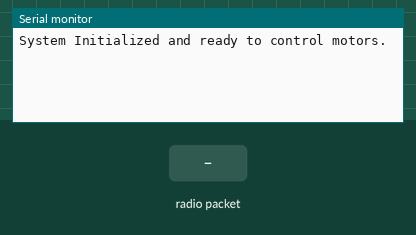
This sketch was run on a simulated ESP8266 (NodeMCU). On the bench: the last lines printed to the serial monitor. Inputs (shaded band) come from the test bench.

Above: at 1.2 s.
1.3 s: radio packet "MOVE X" arrives
At 2.1 s:
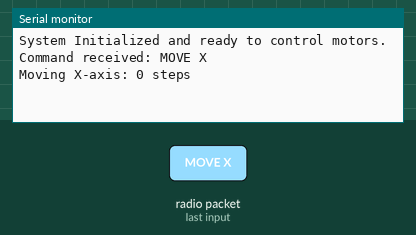
2.8 s: radio packet "MOVE Y" arrives
At 3.2 s:
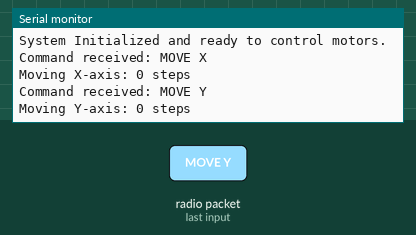
4.3 s: radio packet "5" arrives
At 5.6 s:
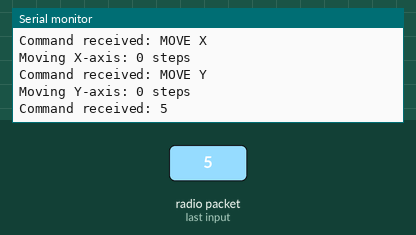

The sketch:

Esp32Stepper.ino
```cpp
#include <ESP8266WiFi.h>
#include <espnow.h>
#include <AccelStepper.h>

// Define pins for X and Y axes (STEP, DIR)
#define X_STEP_PIN 13
#define X_DIR_PIN 12
#define Y_STEP_PIN 14
#define Y_DIR_PIN 27

// Define stepper motors for X and Y axes
AccelStepper x_stepper(AccelStepper::DRIVER, X_STEP_PIN, X_DIR_PIN);
AccelStepper y_stepper(AccelStepper::DRIVER, Y_STEP_PIN, Y_DIR_PIN);

// Callback function to handle incoming ESP-NOW messages
void onReceive(uint8_t *mac, uint8_t *incomingData, uint8_t len) {
  String command = String((char*)incomingData).substring(0, len);
  Serial.println("Command received: " + command);

  // Check if the command is for moving the X-axis
  if (command.startsWith("MOVE X")) {
    int steps = command.substring(6).toInt();  // Extract number of steps for X-axis
    Serial.println("Moving X-axis: " + String(steps) + " steps");
    moveX(steps);  // Move X-axis motor
  }
  // Check if the command is for moving the Y-axis
  else if (command.startsWith("MOVE Y")) {
    int steps = command.substring(6).toInt();  // Extract number of steps for Y-axis
    Serial.println("Moving Y-axis: " + String(steps) + " steps");
    moveY(steps);  // Move Y-axis motor
  }
}

void moveX(int steps) {
  x_stepper.move(steps);  // Move X-axis motor
  while (x_stepper.distanceToGo() != 0) {
    x_stepper.run();  // Continue moving until target is reached
  }
}

void moveY(int steps) {
  y_stepper.move(steps);  // Move Y-axis motor
  while (y_stepper.distanceToGo() != 0) {
    y_stepper.run();  // Continue moving until target is reached
  }
}

void setup() {
  Serial.begin(115200);  // UART (for debug)

  // Set max speed and acceleration for X and Y motors
  x_stepper.setMaxSpeed(1000);  // Adjust as needed
  x_stepper.setAcceleration(500);  // Adjust as needed

  y_stepper.setMaxSpeed(1000);  // Adjust as needed
  y_stepper.setAcceleration(500);  // Adjust as needed

  // Initialize Wi-Fi and ESP-NOW
  WiFi.mode(WIFI_STA);
  if (esp_now_init() != 0) {
    Serial.println("Error initializing ESP-NOW");
    return;
  }

  // Set callback function to handle received ESP-NOW messages
  esp_now_set_self_role(ESP_NOW_ROLE_COMBO);
  esp_now_register_recv_cb(onReceive);

  Serial.println("System Initialized and ready to control motors.");
}

void loop() {
  // No need for code in loop, since everything is handled via ESP-NOW callback
}
```

Measured:
- after the input at 1.3 s, the serial monitor: prints a new line at once (image 1)
- after the input at 2.8 s, the serial monitor: prints a new line at once (image 2)
- after the input at 4.3 s, the serial monitor: prints a new line at once (image 3)
